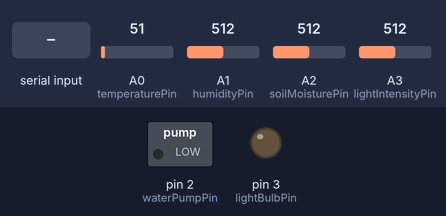
Bench run of a sketch on a simulated Arduino Uno, built with avr-gcc and run on an emulated ATmega328P. Shown: switched loads named in the sketch (green lamp = pin HIGH), output pins drawn as LEDs (lit = HIGH). The inputs (shaded band) are chosen by the test bench; at power-on: A0 (temperaturePin) = 51, A1 (humidityPin) = 512, A2 (soilMoisturePin) = 512, A3 (lightIntensityPin) = 512.

Above: at 5.8 s.
5.9 s: "water_on" received over the second serial link
At 11.7 s:
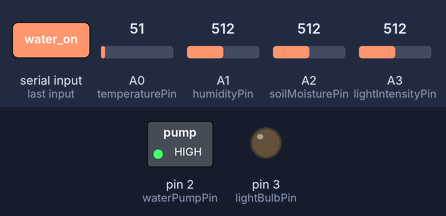
12.5 s: "light_on" received over the second serial link
At 18.1 s:
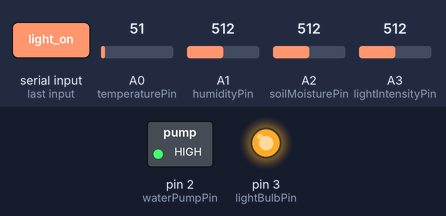
18.5 s: "water_off" received over the second serial link
At 24.2 s:
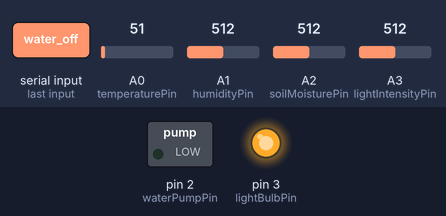
24.5 s: "light_off" received over the second serial link
At 29.7 s:
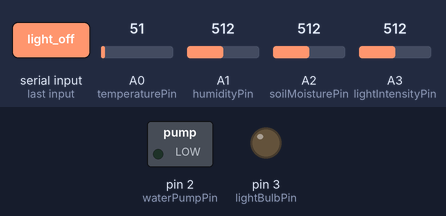
Timing chart, 0 to 31.2 s (numbered marks = the images above; inputs shaded):
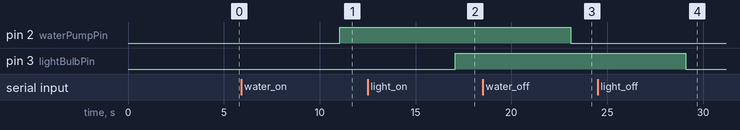

Measured:
- after the input at 5.9 s, pin 2 (waterPumpPin): LOW → HIGH after 5.2 s
- after the input at 12.5 s, pin 3 (lightBulbPin): LOW → HIGH after 4.6 s
- after the input at 18.5 s, pin 2 (waterPumpPin): HIGH → LOW after 4.6 s
- after the input at 24.5 s, pin 3 (lightBulbPin): HIGH → LOW after 4.6 s

The sketch:

BotanicBrain.ino
```cpp
#include <SoftwareSerial.h>

SoftwareSerial mySerial(10, 11); // RX, TX

// Define pins for sensors and actuators
const int temperaturePin = A0;
const int humidityPin = A1;
const int soilMoisturePin = A2;
const int lightIntensityPin = A3;
const int waterPumpPin = 2;
const int lightBulbPin = 3;

// Define variables for sensor readings
int temperature = 0;
int humidity = 0;
int soilMoisture = 0;
int lightIntensity = 0;

void setup() {
  Serial.begin(9600);
  mySerial.begin(9600);
  pinMode(waterPumpPin, OUTPUT);
  pinMode(lightBulbPin, OUTPUT);
}

void loop() {
  // Read sensor data
  temperature = analogRead(temperaturePin);
  humidity = analogRead(humidityPin);
  soilMoisture = analogRead(soilMoisturePin);
  lightIntensity = analogRead(lightIntensityPin);

  // Send sensor data to neural network
  mySerial.print(temperature);
  mySerial.print(",");
  mySerial.print(humidity);
  mySerial.print(",");
  mySerial.print(soilMoisture);
  mySerial.print(",");
  mySerial.println(lightIntensity);

  // Read predictions from neural network
  if (mySerial.available()) {
    String prediction = mySerial.readString();
    if (prediction == "water_on") {
      digitalWrite(waterPumpPin, HIGH);
    }
    else if (prediction == "water_off") {
      digitalWrite(waterPumpPin, LOW);
    }
    else if (prediction == "light_on") {
      digitalWrite(lightBulbPin, HIGH);
    }
    else if (prediction == "light_off") {
      digitalWrite(lightBulbPin, LOW);
    }
  }

  // Wait for a short period before taking the next reading
  delay(5000);
}
```
